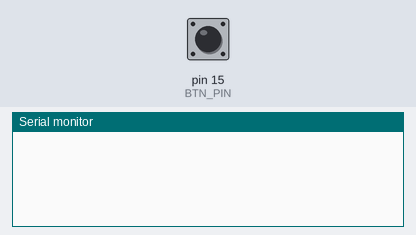
A sketch run on a simulated Arduino Uno, built with avr-gcc and run on an emulated ATmega328P. On the bench: the last lines printed to the serial monitor. Inputs (shaded band) come from the test bench; at power-on: pin 15 (BTN_PIN) HIGH.

Above: at 1.2 s.
1.3 s: pin 15 (BTN_PIN) pulled LOW for 0.15 s
At 2.7 s:
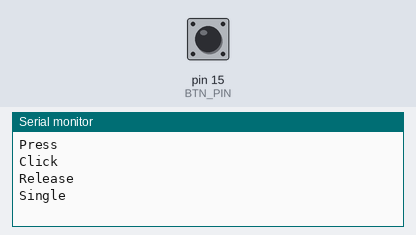
2.9 s: pin 15 (BTN_PIN) pulled LOW for 1 s
At 4.3 s:
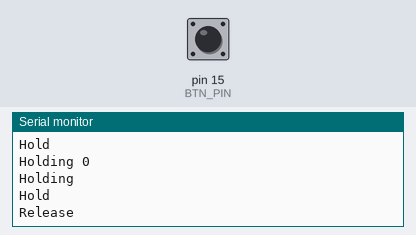
5.4 s: pin 15 (BTN_PIN) pulled LOW for 3.2 s
At 6.2 s:
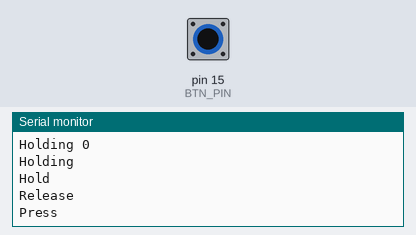
10.1 s: pin 15 (BTN_PIN) pulsed LOW 2 times (0.12 s each, 0.3 s apart)
At 12.4 s:
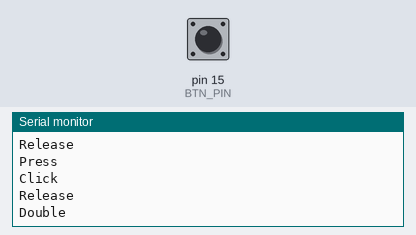
Timing chart, 0 to 13.6 s (numbered marks = the images above; inputs shaded):
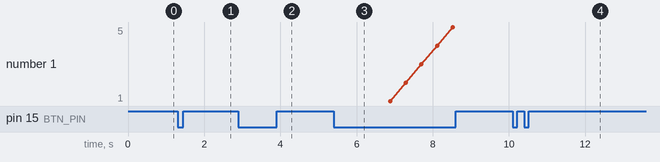

Measured:
- after the input at 1.3 s, the serial monitor: prints a new line at once (image 1)
- after the input at 2.9 s, the serial monitor: prints a new line after 1.0 s (image 2)
- after the input at 10.1 s, the serial monitor: prints a new line at once (image 4)

The sketch:

test.ino
```cpp
// Пример использования библиотеки GyverButton, все возможности в одном скетче.

#define BTN_PIN 15				// кнопка подключена сюда (BTN_PIN --- КНОПКА --- GND)

#include "GyverButton.h"
GButton butt1(BTN_PIN);

// Варианты инициализации:
// GButton btn;               // без привязки к пину (виртуальная кнопка) и без указания типа (по умолч. HIGH_PULL и NORM_OPEN)
// GButton btn(пин);          // с привязкой к пину и без указания типа (по умолч. HIGH_PULL и NORM_OPEN)
// GButton btn(пин, тип подключ.);    // с привязкой к пину и указанием типа подключения (HIGH_PULL / LOW_PULL) и без указания типа кнопки (по умолч. NORM_OPEN)
// GButton btn(пин, тип подключ., тип кнопки);      // с привязкой к пину и указанием типа подключения (HIGH_PULL / LOW_PULL) и типа кнопки (NORM_OPEN / NORM_CLOSE)
// GButton btn(BTN_NO_BTN_PIN, тип подключ., тип кнопки); // без привязки к пину и указанием типа подключения (HIGH_PULL / LOW_PULL) и типа кнопки (NORM_OPEN / NORM_CLOSE)

int value = 0;

void setup() {
  Serial.begin(9600);

  butt1.setDebounce(50);        // настройка антидребезга (по умолчанию 80 мс)
  butt1.setTimeout(1000);        // настройка таймаута на удержание (по умолчанию 500 мс)
  butt1.setClickTimeout(600);   // настройка таймаута между кликами (по умолчанию 300 мс)

  // HIGH_PULL - кнопка подключена к GND, пин подтянут к VCC (BTN_PIN --- КНОПКА --- GND)
  // LOW_PULL  - кнопка подключена к VCC, пин подтянут к GND
  // по умолчанию стоит HIGH_PULL
  butt1.setType(HIGH_PULL);

  // NORM_OPEN - нормально-разомкнутая кнопка
  // NORM_CLOSE - нормально-замкнутая кнопка
  // по умолчанию стоит NORM_OPEN
  butt1.setDirection(NORM_OPEN);
}

void loop() {
  butt1.tick();  // обязательная функция отработки. Должна постоянно опрашиваться

  if (butt1.isClick()) Serial.println("Click");         // проверка на один клик
  if (butt1.isSingle()) Serial.println("Single");       // проверка на один клик
  if (butt1.isDouble()) Serial.println("Double");       // проверка на двойной клик
  if (butt1.isTriple()) Serial.println("Triple");       // проверка на тройной клик

  if (butt1.hasClicks())                                // проверка на наличие нажатий
    Serial.println(butt1.getClicks());                  // получить (и вывести) число нажатий

  if (butt1.isPress()) Serial.println("Press");         // нажатие на кнопку (+ дебаунс)
  if (butt1.isRelease()) Serial.println("Release");     // отпускание кнопки (+ дебаунс)
  if (butt1.isHold()) {									// если кнопка удерживается
    Serial.print("Holding ");							// выводим пока удерживается
    Serial.println(butt1.getHoldClicks());				// можно вывести количество кликов перед удержанием!
  }
if (butt1.isHold()){
    Serial.println("Holding");        // проверка на удержание
    if (butt1.state()) Serial.println("Hold");
  }          // возвращает состояние кнопки

  if (butt1.isStep()) {                                 // если кнопка была удержана (это для инкремента)
    value++;                                            // увеличивать/уменьшать переменную value с шагом и интервалом
    Serial.println(value);                              // для примера выведем в порт
  }
}
```
